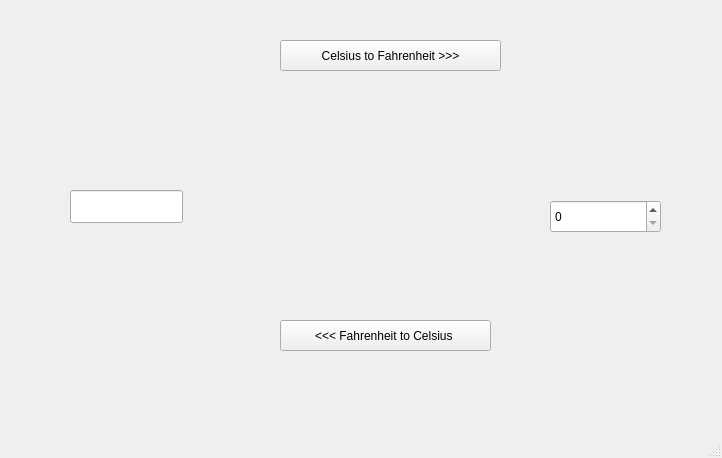
<?xml version="1.0" encoding="UTF-8"?>
<ui version="4.0">
 <class>MainWindow</class>
 <widget class="QMainWindow" name="MainWindow">
  <property name="geometry">
   <rect>
    <x>0</x>
    <y>0</y>
    <width>722</width>
    <height>458</height>
   </rect>
  </property>
  <property name="windowTitle">
   <string>MainWindow</string>
  </property>
  <widget class="QWidget" name="centralwidget">
   <widget class="QPushButton" name="btn_CtoF">
    <property name="geometry">
     <rect>
      <x>280</x>
      <y>40</y>
      <width>221</width>
      <height>31</height>
     </rect>
    </property>
    <property name="text">
     <string>Celsius to Fahrenheit &gt;&gt;&gt;</string>
    </property>
   </widget>
   <widget class="QPushButton" name="btn_FtoC">
    <property name="geometry">
     <rect>
      <x>280</x>
      <y>320</y>
      <width>211</width>
      <height>31</height>
     </rect>
    </property>
    <property name="text">
     <string>&lt;&lt;&lt; Fahrenheit to Celsius </string>
    </property>
   </widget>
   <widget class="QLineEdit" name="editCel">
    <property name="geometry">
     <rect>
      <x>70</x>
      <y>190</y>
      <width>113</width>
      <height>33</height>
     </rect>
    </property>
   </widget>
   <widget class="QSpinBox" name="spinFahr">
    <property name="geometry">
     <rect>
      <x>550</x>
      <y>200</y>
      <width>111</width>
      <height>33</height>
     </rect>
    </property>
   </widget>
  </widget>
  <widget class="QMenuBar" name="menubar">
   <property name="geometry">
    <rect>
     <x>0</x>
     <y>0</y>
     <width>722</width>
     <height>27</height>
    </rect>
   </property>
  </widget>
  <widget class="QStatusBar" name="statusbar"/>
 </widget>
 <resources/>
 <connections/>
</ui>
